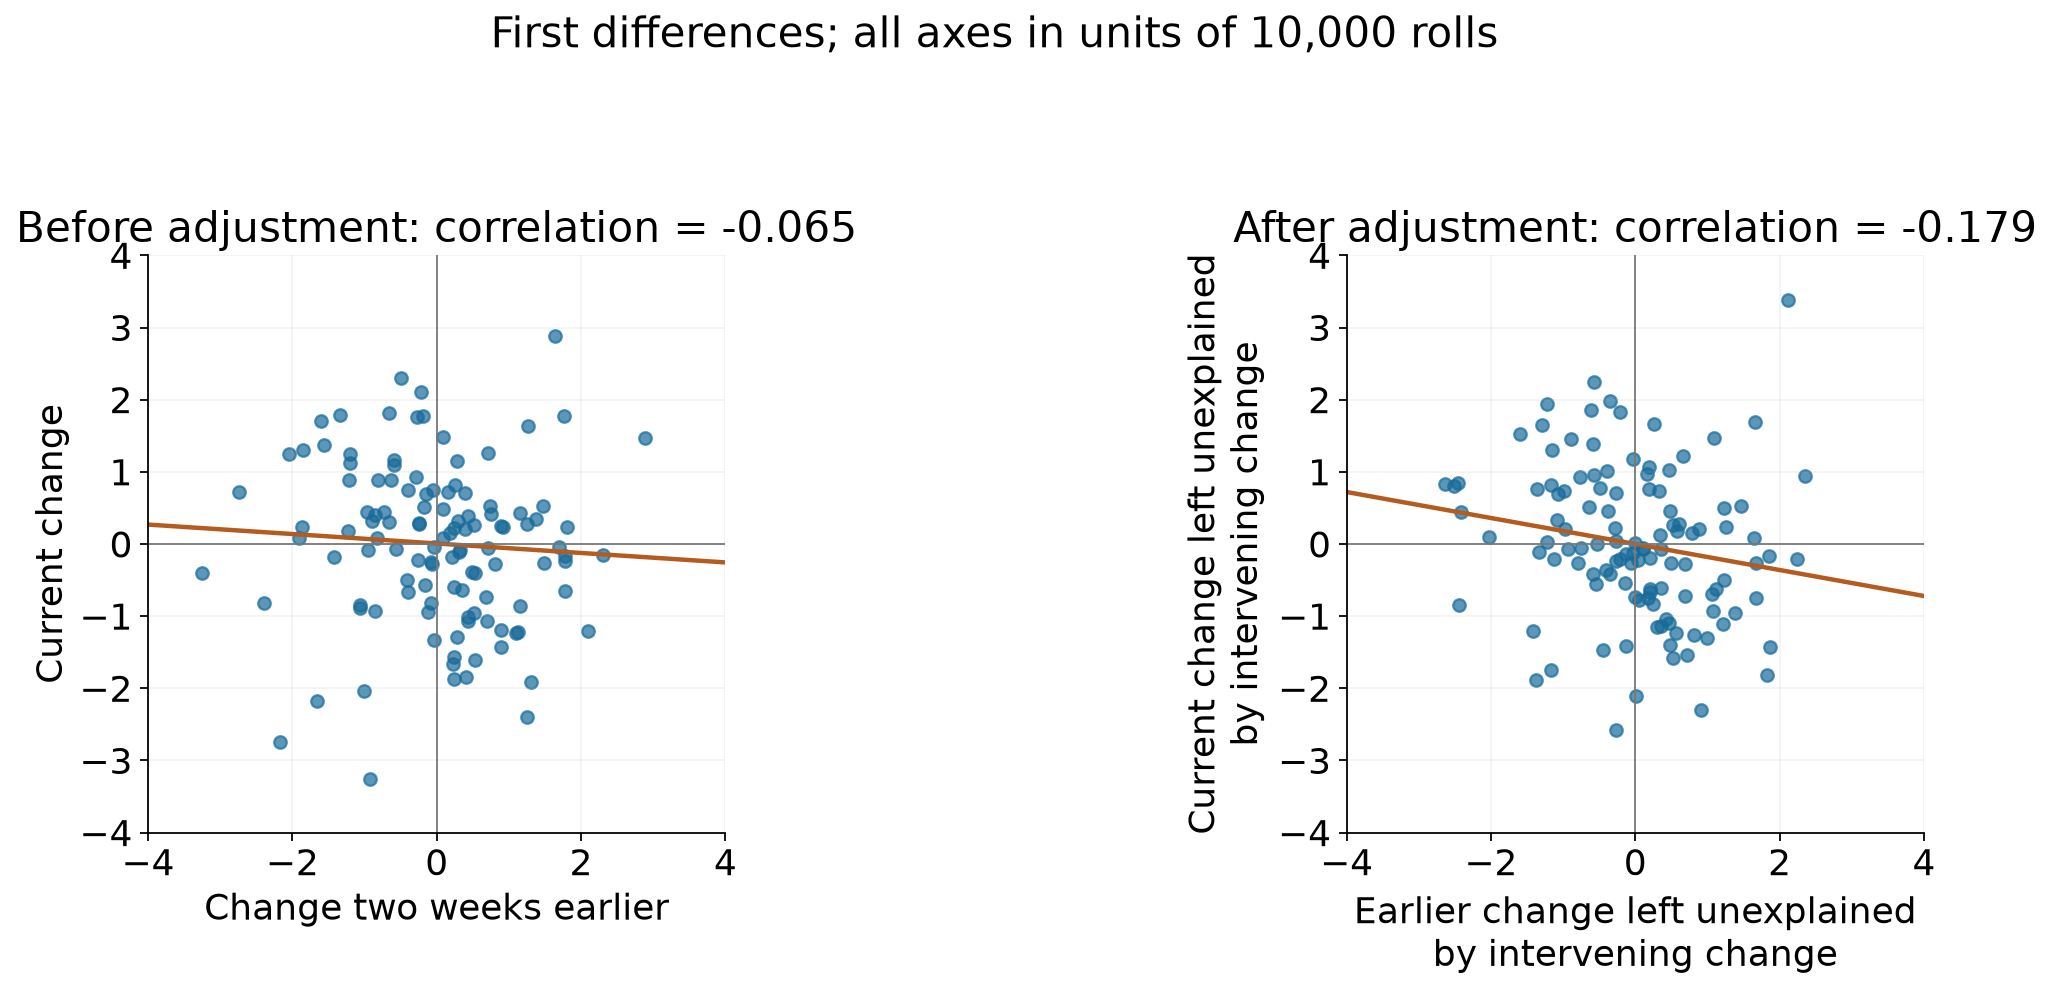

The Python source for this figure:
import json
from pathlib import Path
import matplotlib
matplotlib.use('Agg')
import matplotlib.pyplot as plt
import numpy as np

base=Path(__file__).resolve().parent
raw=np.genfromtxt(base/'paper_towels.csv',delimiter=',',names=True)
y=raw['sales_above_100000_in_10000_rolls']
x=np.diff(y)
# A row is (change two weeks earlier, intervening change, current change).
earlier,middle,current=x[:-2],x[1:-1],x[2:]
X=np.column_stack([np.ones(len(middle)),middle])
b_earlier=np.linalg.lstsq(X,earlier,rcond=None)[0]
b_current=np.linalg.lstsq(X,current,rcond=None)[0]
e_earlier=earlier-X@b_earlier
e_current=current-X@b_current
paired_corr=float(np.corrcoef(earlier,current)[0,1])
partial=float(np.corrcoef(e_earlier,e_current)[0,1])
c=x-x.mean()
r1=float(c[1:]@c[:-1]/(c@c))
r2=float(c[2:]@c[:-2]/(c@c))
pacf_yw=(r2-r1*r1)/(1-r1*r1)
result={'series':'First differences in file units','triplet_count':len(middle),'ordinary_lag2_correlation_matched_rows':paired_corr,'partial_correlation_via_residuals':partial,'earlier_on_middle_intercept_slope':b_earlier.tolist(),'current_on_middle_intercept_slope':b_current.tolist(),'acf_lag1':r1,'acf_lag2':r2,'pacf_lag2_yule_walker':pacf_yw,'note':'Residual correlation and ACF-based PACF differ slightly because of finite-sample conventions.'}
(base/'turn11_partial_correlation_results.json').write_text(json.dumps(result,indent=2)+'\n')
np.savetxt(base/'turn11_partial_correlation_rows.csv',np.column_stack([np.arange(4,121),earlier,middle,current,e_earlier,e_current]),delimiter=',',header='current_week,change_two_weeks_earlier,intervening_change,current_change,earlier_residual,current_residual',comments='',fmt='%.10f')
plt.rcParams.update({'font.size':16,'axes.titlesize':19,'axes.labelsize':16})
fig,axes=plt.subplots(1,2,figsize=(15,6.4))
for ax,a,b,title,xlabel,ylabel in [
(axes[0],earlier,current,f'Before adjustment: correlation = {paired_corr:.3f}','Change two weeks earlier','Current change'),
(axes[1],e_earlier,e_current,f'After adjustment: correlation = {partial:.3f}','Earlier change left unexplained\nby intervening change','Current change left unexplained\nby intervening change')]:
    ax.scatter(a,b,s=32,alpha=.7,color='#176a9a')
    slope,intercept=np.polyfit(a,b,1)
    xx=np.array([-4,4])
    ax.plot(xx,intercept+slope*xx,color='#b45c20',lw=2)
    ax.axhline(0,color='#777777',lw=.8)
    ax.axvline(0,color='#777777',lw=.8)
    ax.set(title=title,xlabel=xlabel,ylabel=ylabel,xlim=(-4,4),ylim=(-4,4))
    ax.set_aspect('equal',adjustable='box')
    ax.grid(alpha=.15)
    ax.spines[['top','right']].set_visible(False)
fig.suptitle('First differences; all axes in units of 10,000 rolls',fontsize=19,y=1.01)
fig.tight_layout(pad=2,w_pad=3)
fig.savefig(base/'turn11_partial_correlation.png',dpi=160,bbox_inches='tight')
plt.close(fig)
print(json.dumps(result,indent=2))
